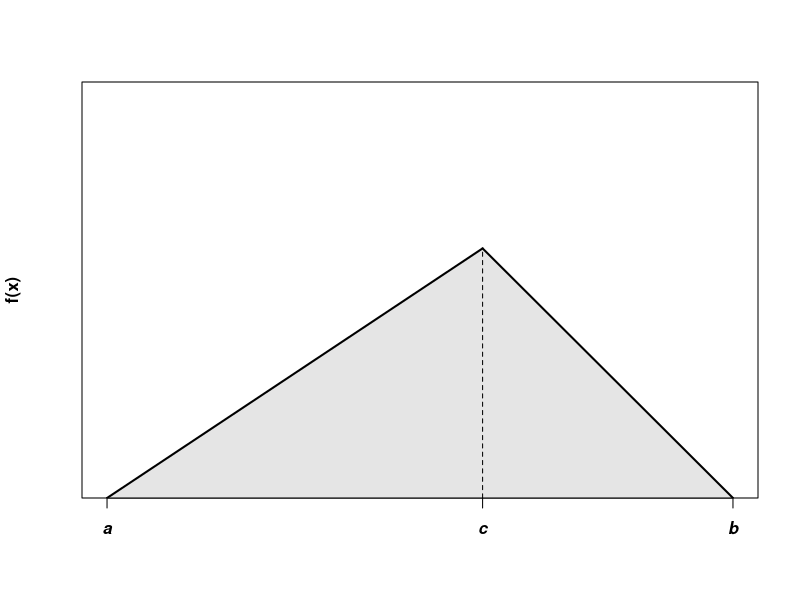
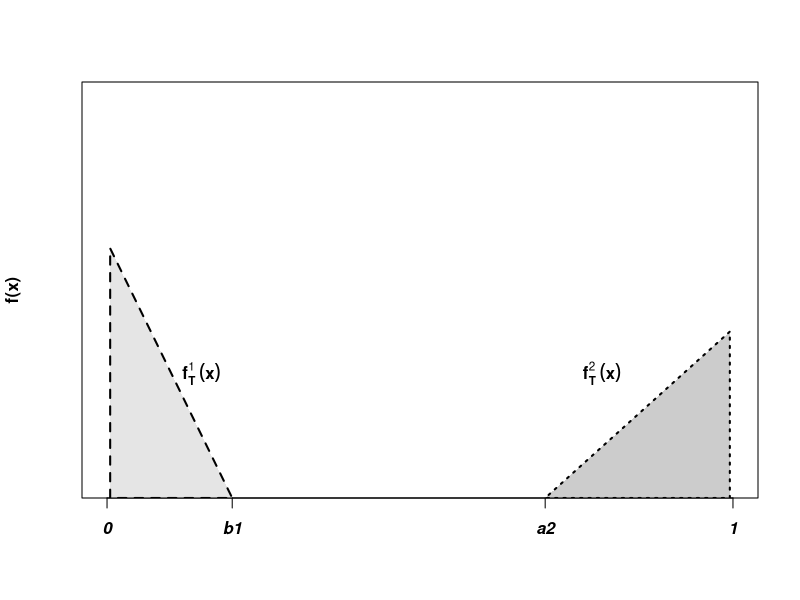
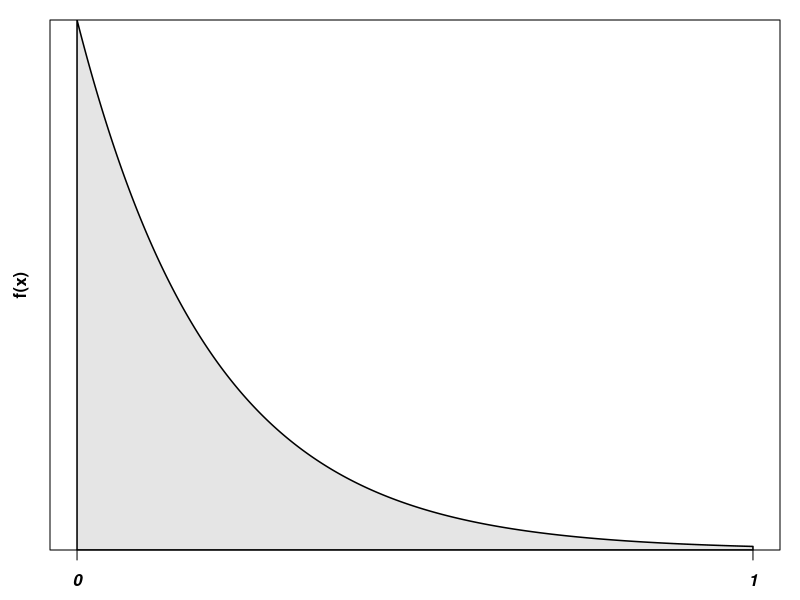
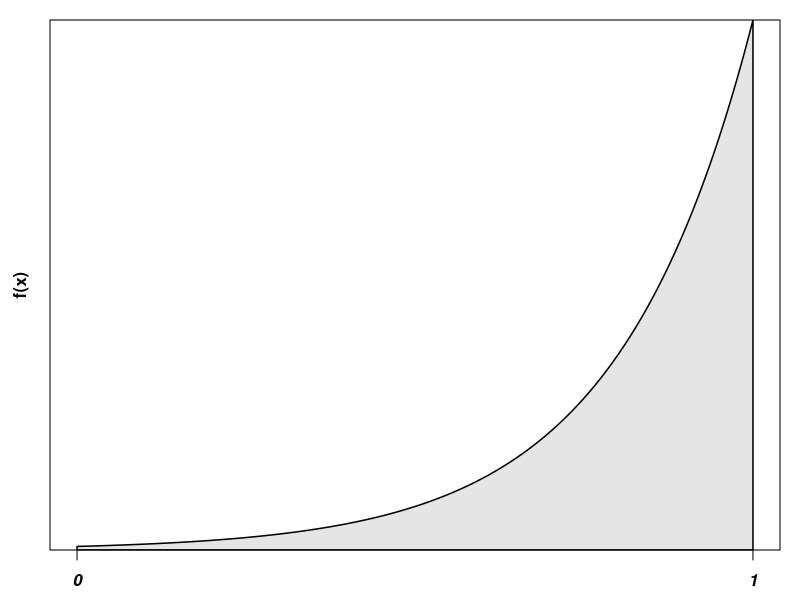
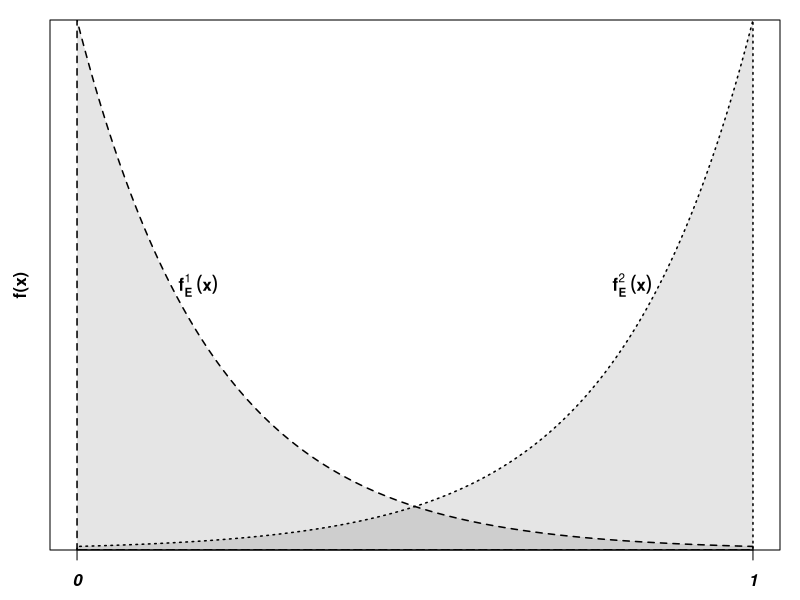
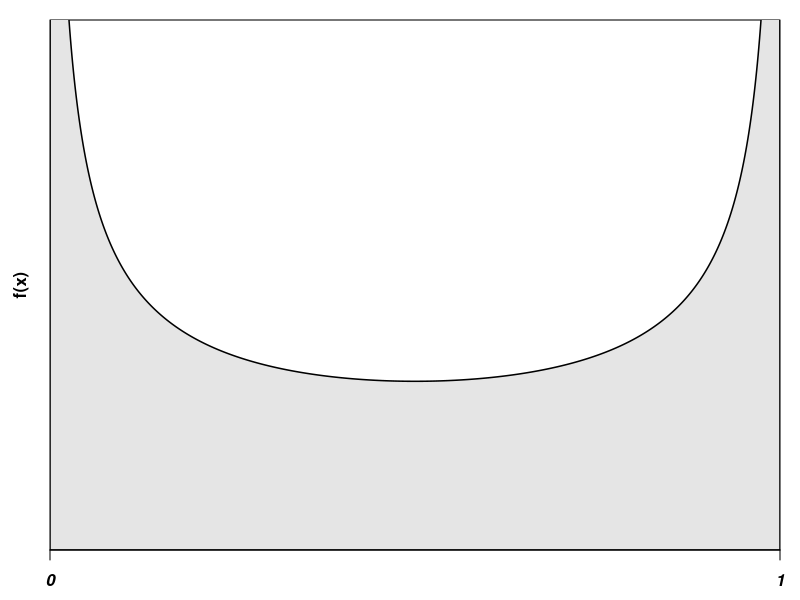
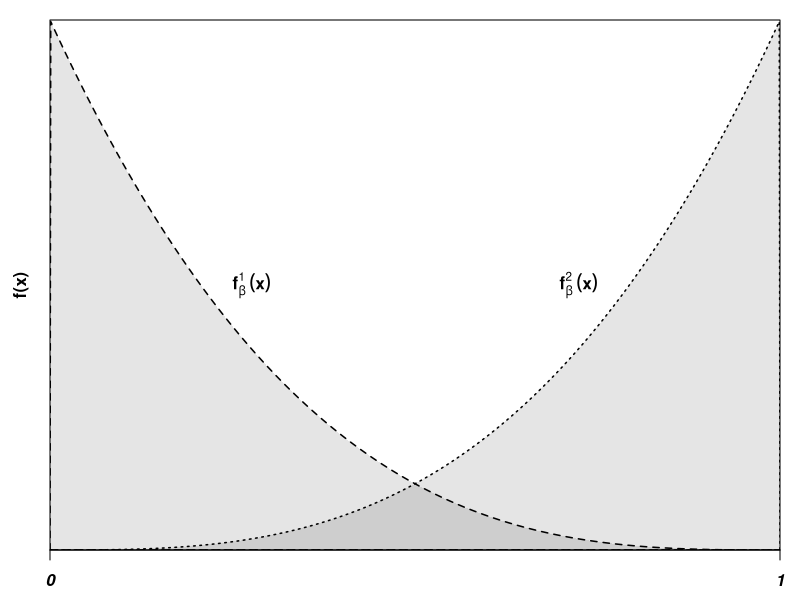

Reproduce these figures in R, in order.
######################################
# Triangle
######################################

##-- Triangle density (general)
x0 <- c(0,6,10,0)
y0 <- c(0,6,0,0)
par(las=1,cex.lab=1,cex.axis=1,font.lab=2,font.axis=4,yaxs='i',yaxt='n')
plot(NA,xlim=c(0,10),ylim=c(0,10),xaxt='n',xlab='',ylab='f(x)')
polygon(x0,y0,border=NA,col='grey90')
segments(0,0,6,6,lwd=2)
segments(6,6,10,0,lwd=2)
segments(6,0,6,6,lwd=1,lty=2)
axis(1,at=c(0,6,10),lab=c('a','c','b'))



##-- Triangle density (for our study)
par(las=1,cex.lab=1,cex.axis=1,font.lab=2,font.axis=4,yaxs='i',yaxt='n')
plot(NA,xlim=c(0,10),ylim=c(0,10),xaxt='n',xlab='',ylab='f(x)')
x0 <- c(0.05,0.05,2,0.05)
y0 <- c(0,6,0,0)
polygon(x0,y0,border=1,col='grey90',lty=2,lwd=2)

x0 <- c(9.95,9.95,7,9.95)
y0 <- c(0,4,0,0)
polygon(x0,y0,border=1,col='grey80',lty=3,lwd=2)

axis(1,at=c(0,2,7,10),lab=c('0','b1','a2','1'))

text(1.2,3,expression(bold(f[T]^1~(x))),adj=0)
text(7.6,3,expression(bold(f[T]^2~(x))),adj=0)

######################################
# Exponential
######################################

##-- Exponential (general)
par(mar=c(2.5,2.5,1,1),mgp=c(1,1,0))
xx <- seq(0,10,0.01)
x0 <- c(0,xx,10)
y0 <- c(0,dexp(xx,1/2),0)
par(las=1,cex.lab=1,cex.axis=1,font.lab=2,font.axis=4,yaxs='i',yaxt='n')
plot(NA,xlim=c(0,10),ylim=c(0,0.5),xaxt='n',xlab='',ylab='f(x)')
polygon(x0,y0,border=1,col='grey90',lwd=1.5)
axis(1,at=c(0,10),lab=c('0','1'))



##-- Exponential (inverted)
dexp2 <- function(x,mu,rate) rate*exp(-rate*(mu-x)) 
xx <- seq(0,10,0.01)
x1 <- c(0,xx,10)
y1 <- c(0,dexp2(xx,10,1/2),0)
par(las=1,cex.lab=1,cex.axis=1,font.lab=2,font.axis=4,yaxs='i',yaxt='n')
plot(NA,xlim=c(0,10),ylim=c(0,0.5),xaxt='n',xlab='',ylab='f(x)')
polygon(x1,y1,border=1,col='grey90',lwd=1.5)
axis(1,at=c(0,10),lab=c('0','1'))

##-- Exponential (both)
par(las=1,cex.lab=1,cex.axis=1,font.lab=2,font.axis=4,yaxs='i',yaxt='n')
plot(NA,xlim=c(0,10),ylim=c(0,0.5),xaxt='n',xlab='',ylab='f(x)')
polygon(x0,y0,border=1,lty=2,lwd=1.5,col=rgb(0,0,0,0.1))
polygon(x1,y1,border=1,lty=3,lwd=1.5,col=rgb(0,0,0,0.1))
axis(1,at=c(0,10),lab=c('0','1'))
text(1.5,0.25,expression(bold(f[E]^1~(x))),adj=0)
text(8.5,0.25,expression(bold(f[E]^2~(x))),adj=1)

######################################
# Beta
######################################

##-- Beta (one beta)
par(mar=c(2.5,2.5,1,1),mgp=c(1,1,0))
xx <- seq(0.001,0.999,0.001)
x0 <- c(0,xx,1)
y0 <- c(0,dbeta(xx,1/2,1/2),0)
par(las=1,cex.lab=1,cex.axis=1,font.lab=2,font.axis=4,yaxs='i',yaxt='n')
plot(NA,xlim=c(0,1),ylim=c(0,2),xaxt='n',xlab='',ylab='f(x)',xaxs="i")
polygon(x0,y0,border=1,col='grey90',lwd=1.5)
axis(1,at=c(0,1),lab=c('0','1'))



##-- Beta (two betas)
par(mar=c(2.5,2.5,1,1),mgp=c(1,1,0))
xx <- seq(0.001,0.999,0.001)
x0 <- c(0,xx,1)
y0 <- c(0,dbeta(xx,1,4),0)
x1 <- c(0,xx,1)
y1 <- c(0,dbeta(xx,4,1),0)
par(las=1,cex.lab=1,cex.axis=1,font.lab=2,font.axis=4,yaxs='i',yaxt='n')
plot(NA,xlim=c(0,1),ylim=c(0,4),xaxt='n',xlab='',ylab='f(x)',xaxs="i")
polygon(x0,y0,border=1,col=rgb(0,0,0,0.1),lwd=1.5,lty=2)
polygon(x1,y1,border=1,col=rgb(0,0,0,0.1),lwd=1.5,lty=3)
axis(1,at=c(0,1),lab=c('0','1'))
text(.25,2,expression(bold(f[beta]^1~(x))),adj=0)
text(.75,2,expression(bold(f[beta]^2~(x))),adj=1)
